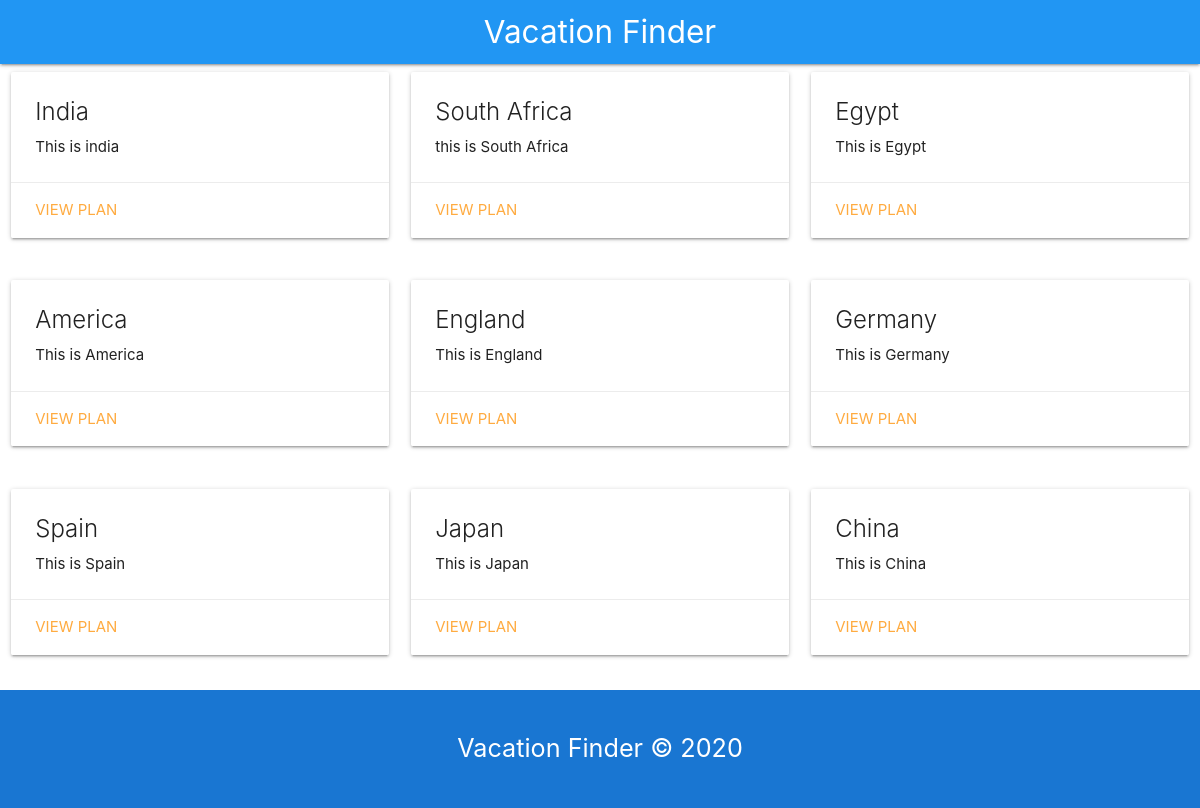
The app's page /places/, older data.
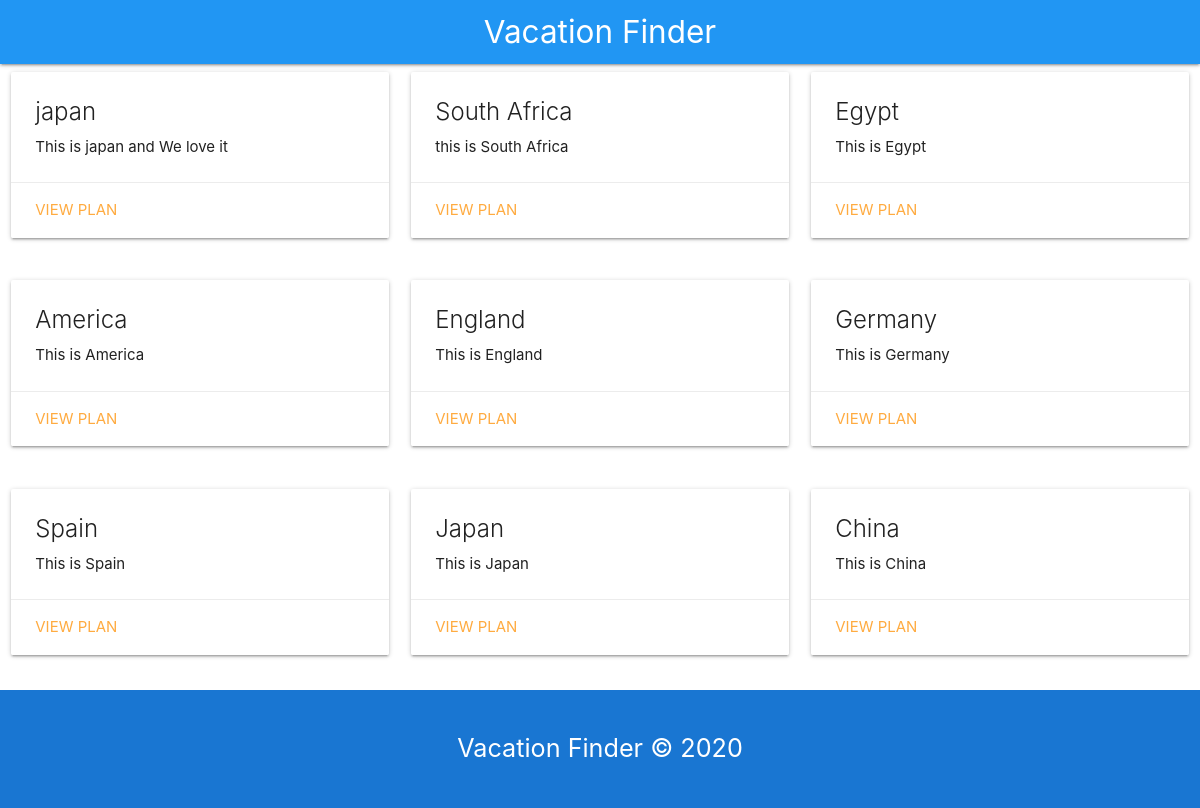
The same page, newer data.
### Places/models.py (models this page shows, shortened)
class Places(models.Model):
    Name = models.CharField(max_length=20)
    Summery = models.TextField()
    class Meta:
        verbose_name_plural= "Places"

### Places/views.py (the view)
# urls.py: path('places/',places),
def places(request):
    first = Places.objects.exclude(id=4).exclude(id=5).exclude(id=6).exclude(id=7).exclude(id=8).exclude(id=9)
    second =Places.objects.exclude(id=1).exclude(id=2).exclude(id=3).exclude(id=7).exclude(id=8).exclude(id=9)
    third = Places.objects.exclude(id=1).exclude(id=2).exclude(id=3).exclude(id=4).exclude(id=5).exclude(id=6)
    content={'places01': first,'places02': second,'places03': third}
    return render(request,"Places/popular_places.html",content)

### Places/templates/Places/popular_places.html (shortened to what this page needs)
<!DOCTYPE html>
<html lang="en">
<head>
    <link rel="stylesheet" href="https://cdnjs.cloudflare.com/ajax/libs/materialize/1.0.0/css/materialize.min.css">
    <link rel="stylesheet" href="https://use.fontawesome.com/releases/v5.0.13/css/all.css"
>
</head>
<body>
    <header>
        <div class="navbar-fixed">
            <nav class="blue">
                <div class="container">
                    <div class="nav-wrapper" >
                        <a href="/" class="brand-logo center">Vacation Finder</a>
                    </div>
                 </div>
            </nav>
        </div>
    </header>
    <main>
        <div class="row">
        {% for events in places01 %}
            <div class="col m12 l4">
                <div class="card">
                    <div class="card-content">
                        <span class="card-title">{{events.Name}}</span>
                        <p>{{events.Summery}}</p>
                    </div>
                    <div class="card-action">
                      <a href="#No" class="modal-trigger">View Plan</a>
                    </div>
                </div>
            </div>
        {% endfor %}
        </div>
        <div class="row">
        {% for events in places02 %}
            <div class="col m12 l4">
                <div class="card">
                    <div class="card-content">
                        <span class="card-title">{{events.Name}}</span>
                        <p>{{events.Summery}}</p>
                    </div>
                    <div class="card-action">
                      <a href="#No" class="modal-trigger">View Plan</a>
                    </div>
                </div>
            </div>
        {% endfor %}
        </div>
        <div class="row">
        {% for events in places03 %}
            <div class="col m12 l4">
                <div class="card">
                    <div class="card-content">
                        <span class="card-title">{{events.Name}}</span>
                        <p>{{events.Summery}}</p>
                    </div>
                    <div class="card-action">
                      <a href="#No" class="modal-trigger">View Plan</a>
                    </div>
                </div>
            </div>
        {% endfor %}
        </div>
    </main>
    <footer class=" page-footer section blue darken-2 white-text center">
        <p class="flow-text">Vacation Finder &copy; 2020 </p>
    </footer>
</body>
</html>

Row changes from the older to the newer data that the page shows:
changed Places: Name "India" → "japan"; Summery "This is india" → "This is japan and We love it"
